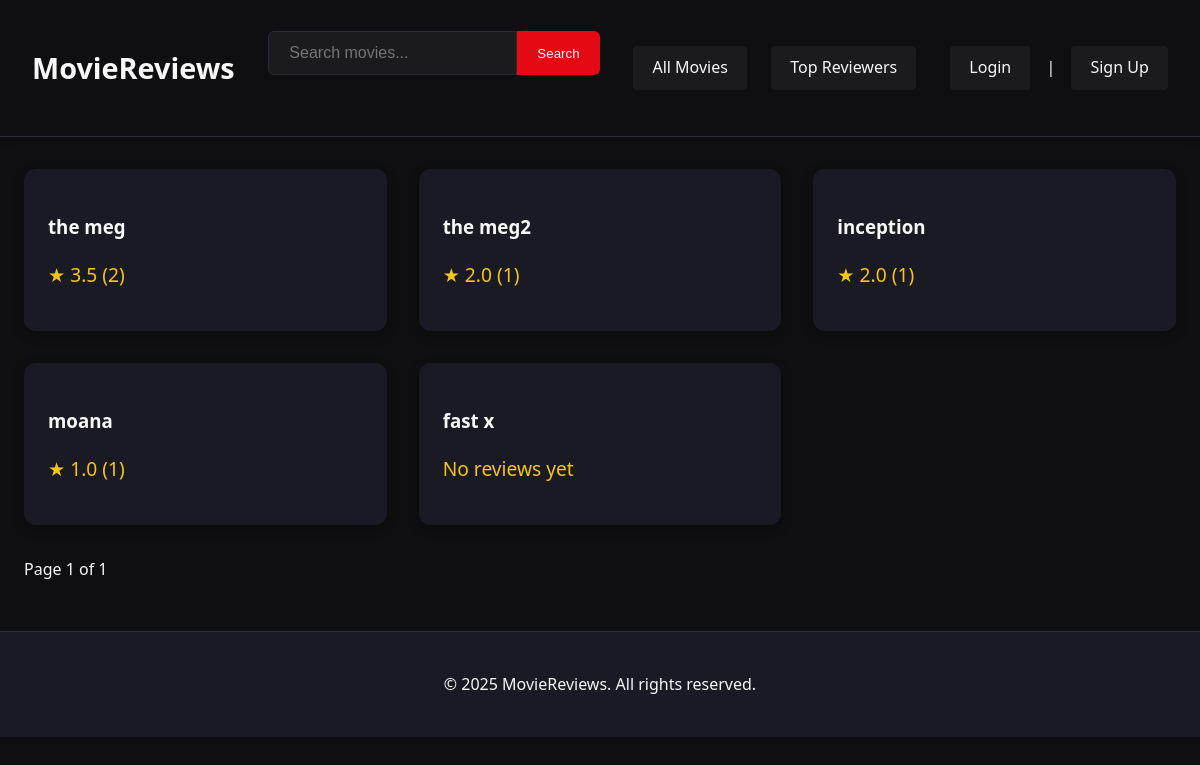
Page /movies/ on the committed database.
### moviereviews/models.py (models this page shows, shortened)
class Movie(models.Model):
    title = models.CharField(max_length=200)
    description = models.TextField()
    release_date = models.DateField()
    genre = models.CharField(max_length=100)
    poster = models.ImageField(upload_to='posters/', null=True, blank=True)
    class Meta:
        ordering = ['title']  # Default ordering

### moviereviews/views.py (the view)
# urls.py: path('movies/', views.movie_list, name='movie_list'),
def movie_list(request):
    movie_list = Movie.objects.annotate(
        average_rating=Avg('review__rating'),
        review_count=Count('review')
    ).order_by('-average_rating')
    query = request.GET.get('q')
    if query:
        movie_list = movie_list.filter(title__icontains=query)
        messages.info(request, f'Showing results for "{query}"')
    paginator = Paginator(movie_list, 10)
    page_number = request.GET.get('page')
    try:
        movies = paginator.page(page_number)
    except PageNotAnInteger:
        movies = paginator.page(1)
    except EmptyPage:
        movies = paginator.page(paginator.num_pages)
    return render(request, 'moviereviews/movie_list.html', {'movies': movies})

### moviereviews/templates/moviereviews/movie_list.html (shortened to what this page needs)
{% extends 'base.html' %}
{% load static %}
{% block content %}
<div class="movies-grid">
    {% for movie in movies %}
    <div class="movie-card">
        <a href="{% url 'movie_detail' movie.id %}">
            <h3>{{ movie.title }}</h3>
            <div class="rating">
                {% if movie.review_count > 0 %}
                    ★ {{ movie.average_rating|floatformat:1 }} ({{ movie.review_count }})
                {% else %}
                    No reviews yet
                {% endif %}
            </div>
        </a>
    </div>
    {% endfor %}
</div>
<div class="pagination">
    <span class="current">
        Page {{ movies.number }} of {{ movies.paginator.num_pages }}
    </span>
</div>
{% endblock %}

### templates/base.html (shortened to what this page needs)
<!DOCTYPE html>
<html lang="en">
<head>
    {% load static %}
<link rel="stylesheet" href="/static/moviereviews/css/style.css?emergency=1" />
</head>
<body>
    <nav class="navbar">
        <a href="{% url 'home' %}" class="site-title">MovieReviews</a>
        <div class="search-bar">
            <form action="{% url 'movie_search' %}" method="get">
                <input type="text" name="q" placeholder="Search movies..." value="{{ request.GET.q }}">
                <button type="submit">Search</button>
            </form>
        </div>
        <div class="nav-links">
            <a href="{% url 'movie_list' %}">All Movies</a>
            <a href="{% url 'leaderboard' %}">Top Reviewers</a>
        </div>
        <div class="auth-links">
            {% if user.is_authenticated %}
                <a href="{% url 'add_movie' %}">Add Movie</a>
                <form action="{% url 'logout' %}" method="post">
                    {% csrf_token %}
                    <button type="submit">Logout</button>
                </form>
            {% else %}
                <a href="{% url 'login' %}">Login</a>
                <span class="divider">|</span>
                <a href="{% url 'signup' %}">Sign Up</a>
            {% endif %}
        </div>
    </nav>
    <main class="container">
        {% block content %}{% endblock %}
    </main>
    <footer>
        &copy; {% now "Y" %} MovieReviews. All rights reserved.
    </footer>
</body>
</html>

### moviereviews/static/moviereviews/css/style.css (style rules this page uses)
:root { --primary-color: #0f0f12; --secondary-color: #1a1a24; --accent-color: #e50914; --highlight-color: #f5c518; --star-color: #f5c518; --text-primary: #f8f8f8; --text-muted: #b3b3b3; --border-color: #2a2a3a; --hover-color: #c40812; --hero-gradient: linear-gradient( to right, rgba(15, 15, 18, 0.9), rgba(15, 15, 18, 0.7) ); --transition: all 0.3s ease; --shadow: 0 4px 12px rgba(0, 0, 0, 0.25); }
body { font-family: 'Segoe UI', Tahoma, Geneva, Verdana, sans-serif; margin: 0; padding: 0; background-color: var(--primary-color); color: var(--text-primary); line-height: 1.6; }
.navbar { background: var(--primary-color); padding: 1rem 2rem; box-shadow: 0 2px 10px rgba(0, 0, 0, 0.1); display: flex; justify-content: space-between; align-items: center; border-bottom: 1px solid var(--border-color); }
.site-title { color: var(--text-primary); font-size: 1.8rem; font-weight: bold; text-decoration: none; transition: var(--transition); display: flex; align-items: center; gap: 10px; }
.nav-links { display: flex; gap: 1.5rem; align-items: center; }
.auth-links { display: flex; gap: 1rem; align-items: center; }
.auth-links a, .auth-links button, .nav-links a { color: var(--text-primary); text-decoration: none; padding: 0.6rem 1.2rem; border-radius: 4px; transition: var(--transition); font-weight: 500; position: relative; }
.auth-links a, .nav-links a { background: rgba(255, 255, 255, 0.05); }
.container { max-width: 1200px; margin: 2rem auto; padding: 0 1.5rem; }
.movies-grid { display: grid; grid-template-columns: repeat(auto-fill, minmax(280px, 1fr)); gap: 2rem; margin-bottom: 2rem; }
.movie-card { background: var(--secondary-color); border-radius: 12px; overflow: hidden; box-shadow: var(--shadow); transition: var(--transition); position: relative; }
.movie-card::before { content: ''; position: absolute; top: 0; left: 0; right: 0; height: 4px; background: var(--accent-color); transform: scaleX(0); transition: transform 0.3s ease; }
.movie-card a { display: block; padding: 1.5rem; text-decoration: none; color: var(--text-primary); }
.rating { color: var(--star-color); margin: 1rem 0; font-size: 1.2rem; }
.search-bar { padding: 15px 0; margin-bottom: 30px; }
.search-bar form { display: flex; max-width: 600px; margin: 0 auto; }
.search-bar input { flex-grow: 1; padding: 12px 20px; border: 1px solid var(--border-color); border-radius: 6px 0 0 6px; background: rgba(255, 255, 255, 0.05); color: var(--text-primary); font-size: 1rem; transition: var(--transition); }
.search-bar button { padding: 12px 20px; background: var(--accent-color); color: var(--text-primary); border: none; border-radius: 0 6px 6px 0; cursor: pointer; transition: var(--transition); }
footer { background: var(--secondary-color); color: var(--text-primary); text-align: center; padding: 2.5rem; margin-top: 3rem; border-top: 1px solid var(--border-color); }

### rows in the picture
Movie: title "the meg", average_rating "3.5", review_count "2"
Movie: title "the meg2", average_rating "2.0", review_count "1"
Movie: title "inception", average_rating "2.0", review_count "1"
Movie: title "moana", average_rating "1.0", review_count "1"
Movie: title "fast x", shows "No reviews yet"

### other values in the picture
{{ movies.number }} "1"
{{ movies.paginator.num_pages }} "1"
